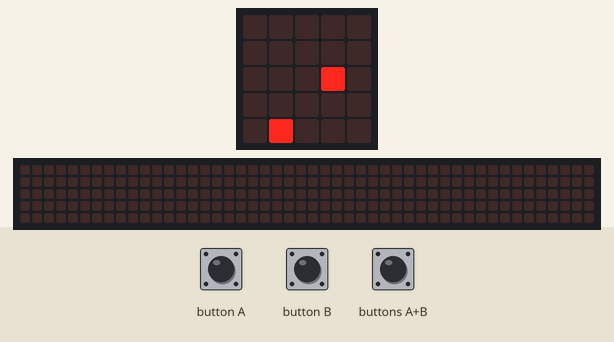
A program run on a simulated Calliope mini (MakeCode). On the bench: the board's 5×5 LED display, a strip that is not on the board, showing the scrolling text unrolled. Random numbers come from a fixed seed; the 48×5 strip is a reading aid, not a part: it shows the text the display is scrolling, unrolled, one strip-width of it at a time.

Above: at 0.1 s.
At 1.11 s:
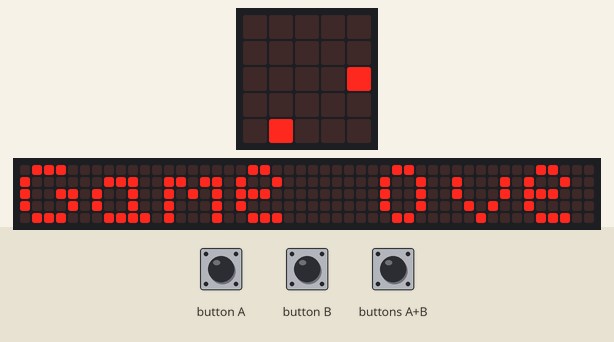
At 2.92 s:
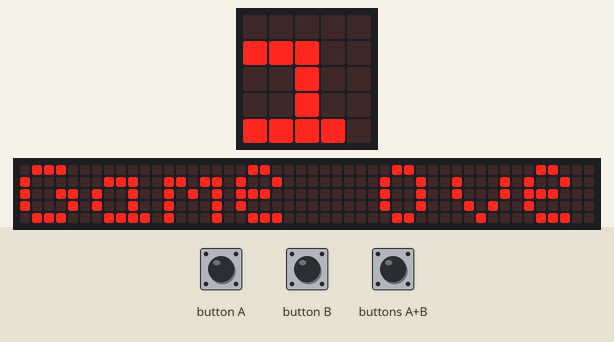
At 5.1 s:
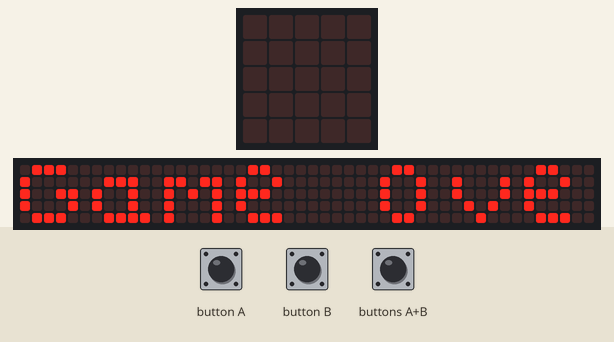
At 7.42 s:
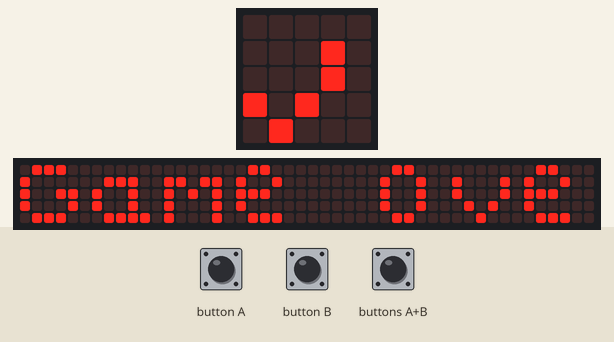
At 10.1 s:
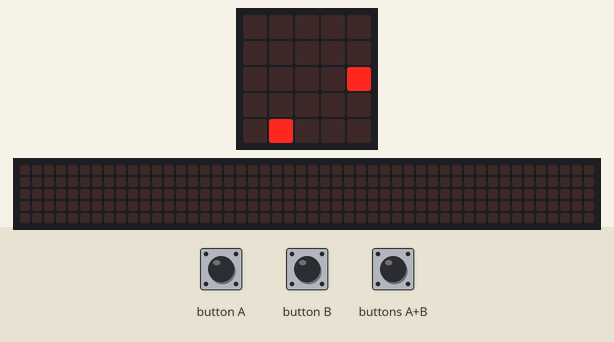

The program:

main.ts
```typescript
// Prüfen, ob die Schlange sich selbst berührt
function schlangenKollision (x: number, y: number) {
    for (let i = 1; i < snake.length; i++) {
        if (snake[i].get(LedSpriteProperty.X) == x && snake[i].get(LedSpriteProperty.Y) == y) {
            return true
        }
    }
return false
}
/**
 * 0 = oben, 1 = rechts, 2 = unten, 3 = links
 */
// Snake initialisieren
function snakeInitialisieren () {
    snake = []
    // Startposition der Schlange
    snake.push(game.createSprite(2, 2))
    gameOver = false
    // Schlange startet nach rechts
    richtung = 1
    // Essen erscheint
    spawnEssen()
}
// Steuerung der Schlange
input.onButtonPressed(Button.A, function () {
    if (richtung != 1) {
        // links
        richtung = 3
    }
})
input.onButtonPressed(Button.AB, function () {
    if (richtung != 0) {
        // unten
        richtung = 2
    }
})
input.onButtonPressed(Button.B, function () {
    if (richtung != 3) {
        // rechts
        richtung = 1
    }
})
// Schlange bewegen
function bewegeSchlange () {
    if (gameOver) {
        return
    }
    kopf = snake[0]
    neueX = kopf.get(LedSpriteProperty.X)
    neueY = kopf.get(LedSpriteProperty.Y)
    // Neue Position der Schlange basierend auf der Richtung
    if (richtung == 0) {
        // nach oben
        neueY += 0 - 1
    } else if (richtung == 1) {
        // nach rechts
        neueX += 1
    } else if (richtung == 2) {
        // nach unten
        neueY += 1
    } else if (richtung == 3) {
        // nach links
        neueX += 0 - 1
    }
    // Prüfen, ob die Schlange den Rand berührt oder sich selbst
    if (neueX < 0 || neueX > 4 || neueY < 0 || neueY > 4 || schlangenKollision(neueX, neueY)) {
        gameOver = true
        basic.showString("Game Over")
        return
    }
    // Neue Position für den Kopf der Schlange
    neuesKopf = game.createSprite(neueX, neueY)
    // Kopf an den Anfang der Liste hinzufügen
    snake.unshift(neuesKopf)
    // Wenn die Schlange das Essen frisst
    if (neueX == essen.get(LedSpriteProperty.X) && neueY == essen.get(LedSpriteProperty.Y)) {
        essen.delete()
        // Neues Essen spawnen
        spawnEssen()
    } else {
        // Wenn die Schlange nicht wächst, das letzte Segment entfernen
        schwanz = snake.pop()
        schwanz.delete()
    }
}
// Essen zufällig spawnen
function spawnEssen () {
    x = Math.randomRange(0, 4)
    y = Math.randomRange(0, 4)
    essen = game.createSprite(x, y)
}
let schwanz: game.LedSprite = null
let essen: game.LedSprite = null
let neuesKopf: game.LedSprite = null
let neueY = 0
let neueX = 0
let kopf: game.LedSprite = null
let richtung = 0
let gameOver = false
let snake: game.LedSprite[] = []
let x = 0
let y = 0
// Spiel starten
snakeInitialisieren()
basic.forever(function () {
    if (!(gameOver)) {
        bewegeSchlange()
        // Geschwindigkeit der Schlange
        basic.pause(500)
    }
})
```

test.ts
```typescript
// Hier kann man Tests durchführen; diese Datei wird nicht kompiliert, wenn dieses Paket als Erweiterung verwendet wird.
```

Measured:
- what the display in image 3 shows lasts 0.6 s, from 5.1 s to 5.7 s
